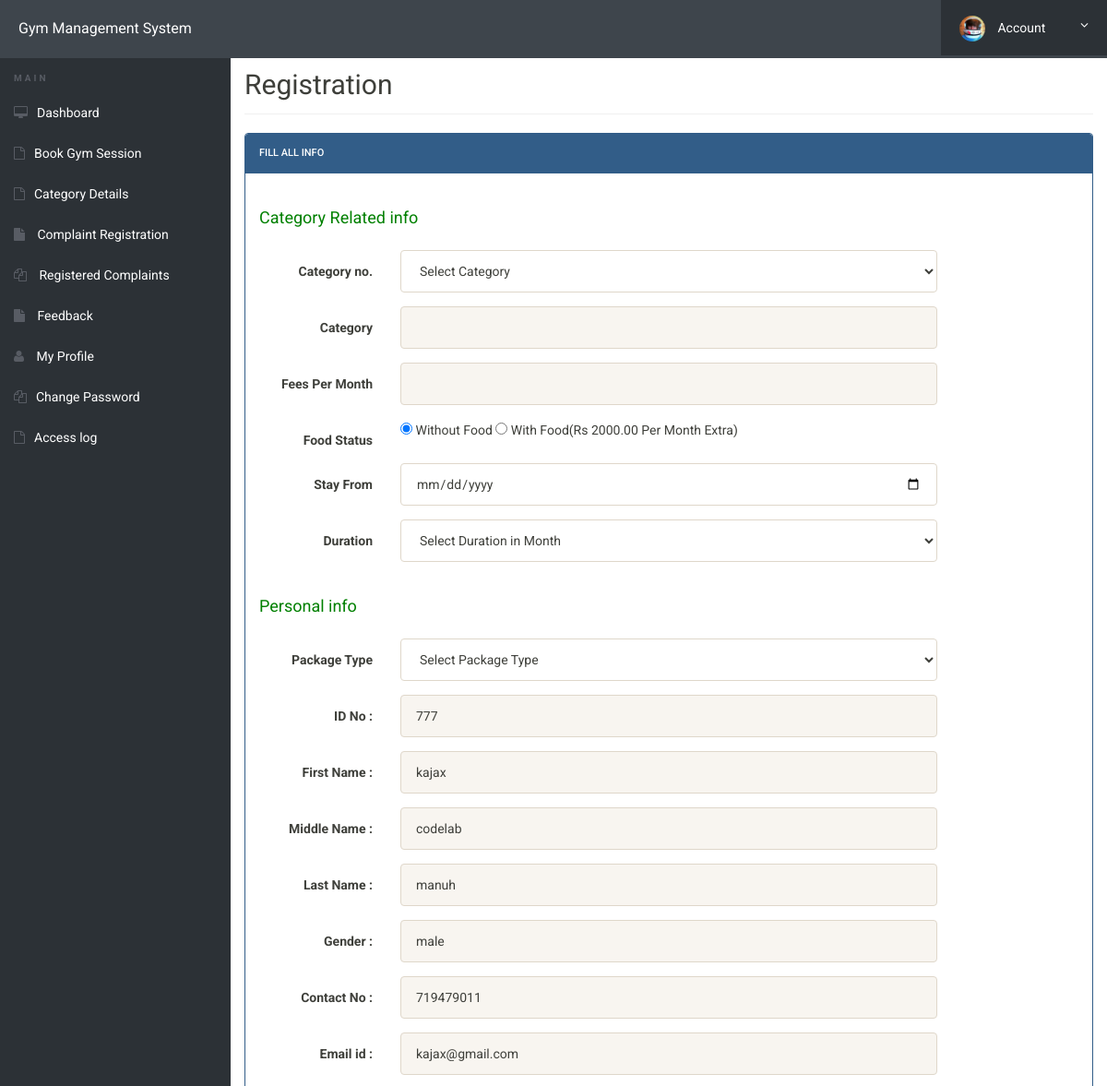
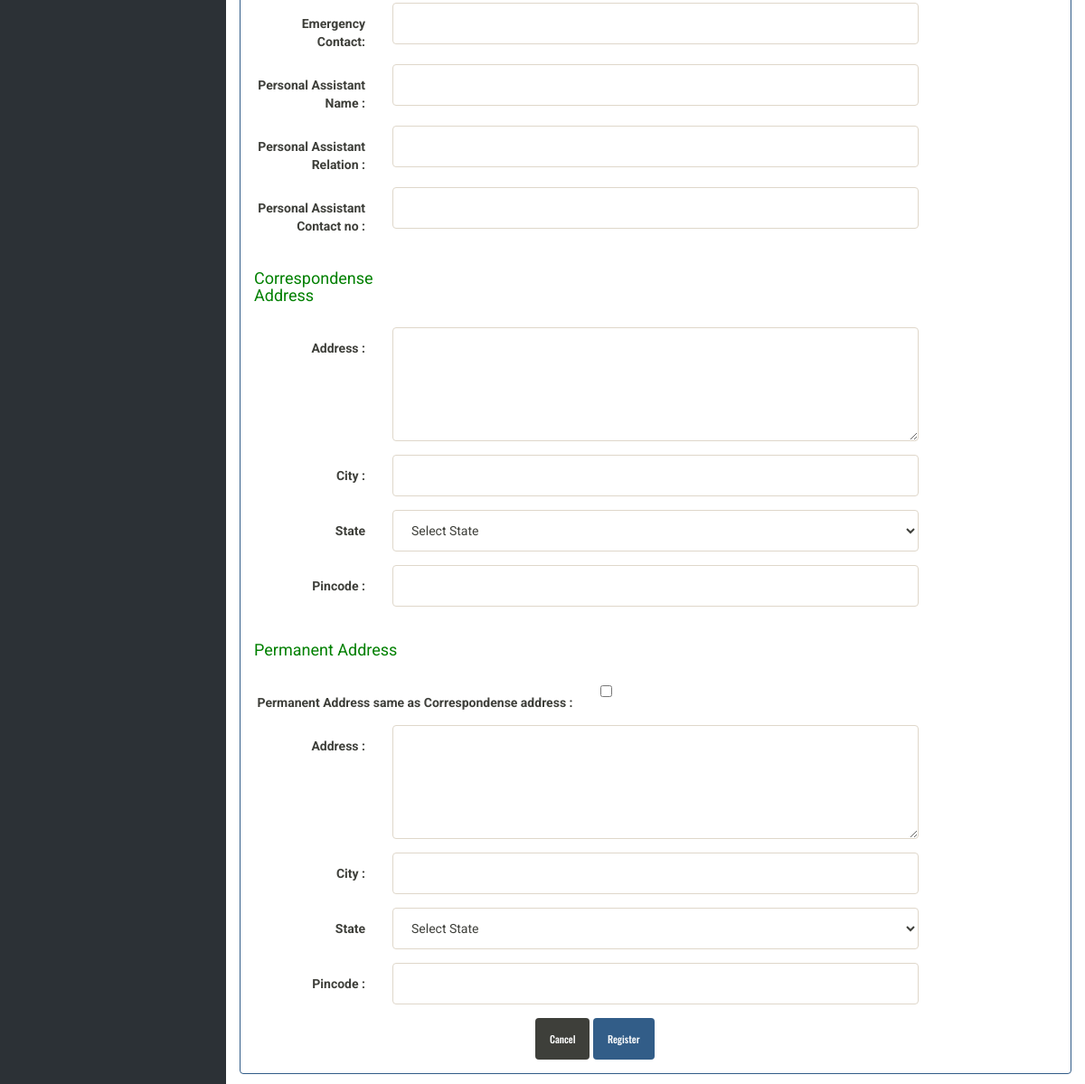
The page /book-hostel.php (signed in) on the database its author committed (2 pictures, top to bottom).
### tables this page shows
CREATE TABLE `userregistration` (
  `id` int(11) NOT NULL,
  `regNo` varchar(255) DEFAULT NULL,
  `firstName` varchar(255) DEFAULT NULL,
  `middleName` varchar(255) DEFAULT NULL,
  `lastName` varchar(255) DEFAULT NULL,
  `gender` varchar(255) DEFAULT NULL,
  `contactNo` bigint(20) DEFAULT NULL,
  `email` varchar(255) DEFAULT NULL,
  `password` varchar(255) DEFAULT NULL,
  `regDate` timestamp NULL DEFAULT current_timestamp(),
  `updationDate` varchar(45) DEFAULT NULL,
  `passUdateDate` varchar(45) DEFAULT NULL
);

### book-hostel.php (the view, shortened to what the rows shown need)
<?php
include('includes/config.php');
?>
<!doctype html>
<html lang="en" class="no-js">
<head>
    <link rel="stylesheet" href="css/font-awesome.min.css">
    <link rel="stylesheet" href="css/bootstrap.min.css">
    <link rel="stylesheet" href="css/dataTables.bootstrap.min.css">>
    <link rel="stylesheet" href="css/bootstrap-social.css">
    <link rel="stylesheet" href="css/bootstrap-select.css">
    <link rel="stylesheet" href="css/fileinput.min.css">
    <link rel="stylesheet" href="css/awesome-bootstrap-checkbox.css">
    <link rel="stylesheet" href="css/style.css">
</head>
<body>
    <div class="ts-main-content">
        <div class="content-wrapper">
            <div class="container-fluid">
                <div class="row">
                    <div class="col-md-12">
                        <h2 class="page-title">Registration </h2>
                        <div class="row">
                            <div class="col-md-12">
                                <div class="panel panel-primary">
                                    <div class="panel-body">
                                        <form method="post" action="" class="form-horizontal">
                                            <?php
$uid=$_SESSION['login'];
							 $stmt=$mysqli->prepare("SELECT emailid FROM registration WHERE emailid=? || regno=? ");
				$stmt->bind_param('ss',$uid,$uid);
				$stmt->execute();
				$stmt -> bind_result($email);
				$rs=$stmt->fetch();
				if($rs)
				{ ?>
                                            <h3 style="color: red" align="center">Gym already booked by you</h3>
                                            <div align="center">
                                                <div class="col-md-4">&nbsp;</div>
                                                <div class="col-md-4">
                                                    <div class="panel panel-default">
                                                        <div class="panel-body bk-success text-light">
                                                            <div class="stat-panel text-center">
                                                                <div class="stat-panel-number h1 ">My Category</div>
                                                            </div>
                                                        </div>
                                                        <a href="room-details.php"
                                                            class="block-anchor panel-footer text-center">See All &nbsp;
                                                            <i class="fa fa-arrow-right"></i></a>
                                                    </div>
                                                </div>
                                            </div>
                                            <?php }
				else{
							?>
                                            <?php
$aid=$_SESSION['id'];
	$ret="select * from userregistration where id=?";
		$stmt= $mysqli->prepare($ret) ;
	 $stmt->bind_param('i',$aid);
	 $stmt->execute() ;
	 $res=$stmt->get_result();
	   while($row=$res->fetch_object())
	  {
	  	?>
                                            <div class="form-group">
                                                <label class="col-sm-2 control-label">ID No : </label>
                                                <div class="col-sm-8">
                                                    <input type="text" name="regno" id="regno" class="form-control"
                                                        value="<?php echo $row->regNo;?>" readonly>
                                                </div>
                                            </div>
                                            <div class="form-group">
                                                <label class="col-sm-2 control-label">First Name : </label>
                                                <div class="col-sm-8">
                                                    <input type="text" name="fname" id="fname" class="form-control"
                                                        value="<?php echo $row->firstName;?>" readonly>
                                                </div>
                                            </div>
                                            <div class="form-group">
                                                <label class="col-sm-2 control-label">Middle Name : </label>
                                                <div class="col-sm-8">
                                                    <input type="text" name="mname" id="mname" class="form-control"
                                                        value="<?php echo $row->middleName;?>" readonly>
                                                </div>
                                            </div>
                                            <div class="form-group">
                                                <label class="col-sm-2 control-label">Last Name : </label>
                                                <div class="col-sm-8">
                                                    <input type="text" name="lname" id="lname" class="form-control"
                                                        value="<?php echo $row->lastName;?>" readonly>
                                                </div>
                                            </div>
                                            <div class="form-group">
                                                <label class="col-sm-2 control-label">Gender : </label>
                                                <div class="col-sm-8">
                                                    <input type="text" name="gender" value="<?php echo $row->gender;?>"
                                                        class="form-control" readonly>
                                                </div>
                                            </div>
                                            <div class="form-group">
                                                <label class="col-sm-2 control-label">Contact No : </label>
                                                <div class="col-sm-8">
                                                    <input type="text" name="contact" id="contact"
                                                        value="<?php echo $row->contactNo;?>" class="form-control"
                                                        readonly>
                                                </div>
                                            </div>
                                            <div class="form-group">
                                                <label class="col-sm-2 control-label">Email id : </label>
                                                <div class="col-sm-8">
                                                    <input type="email" name="email" id="email" class="form-control"
                                                        value="<?php echo $row->email;?>" readonly>
                                                </div>
                                            </div>
                                            <?php } ?>
                                        </form>
                                        <?php } ?>
                                    </div>
                                </div>
                            </div>
                        </div>
                    </div>
                </div>
            </div>
        </div>
    </div>
</body>
</html>

### rows shown on the page
userregistration: regno "777", fname "kajax", mname "codelab", lname "manuh", gender "male", contact "719479011", email "kajax@gmail.com"
